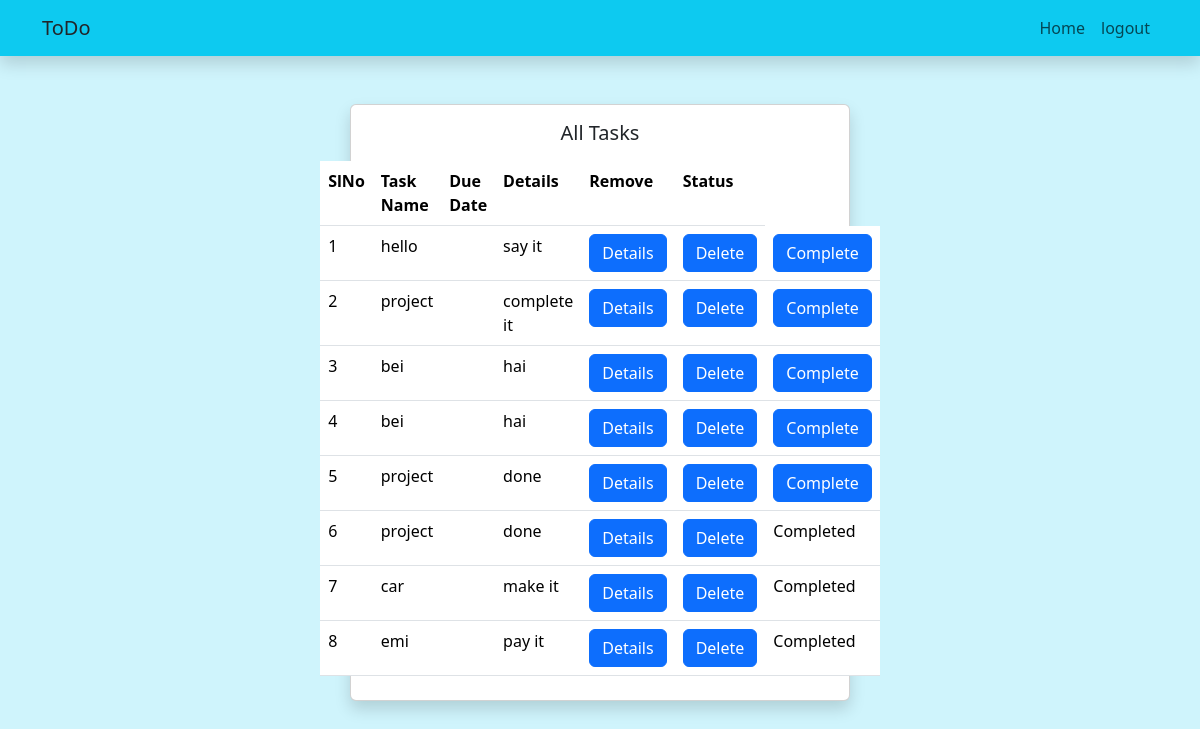
The page /task_manager/alltask/ (signed in) on the database as committed earlier.
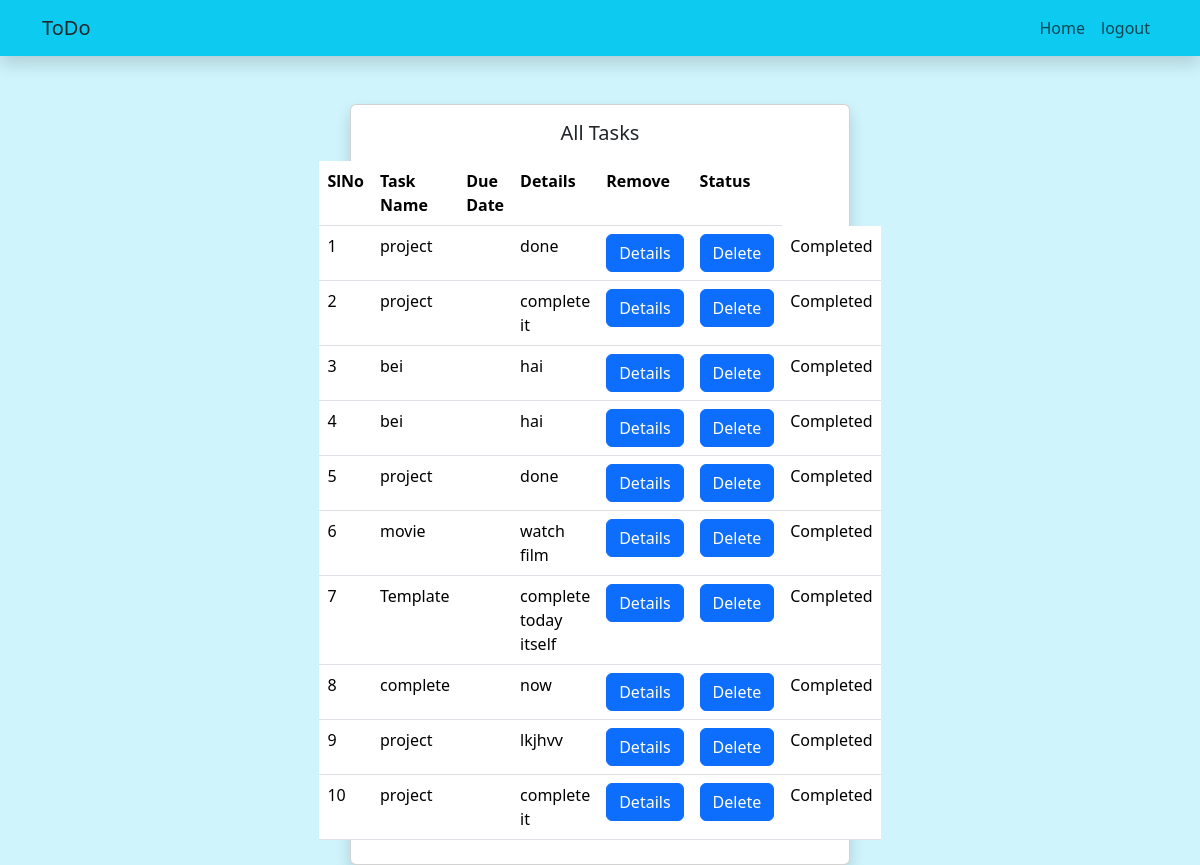
The same page on the database as committed later.
### task_manager/models.py (models this page shows, shortened)
class TaskModel(models.Model):
    task_name = models.CharField(max_length=100)
    task_description = models.TextField(max_length=200)
    created_date = models.DateTimeField(auto_now_add=True)
    due_date = models.DateTimeField()
    priority_level = [
        ("low","low"),
        ("medium","medium"),
        ("high","high")
    ]
    priority = models.CharField(max_length=10,choices=priority_level)
    point = models.IntegerField(default=0)
    status =models.BooleanField(default=False)
    user = models.ForeignKey(User,on_delete=models.CASCADE)

### task_manager/views.py (the view)
# urls.py: path('task_manager/alltask/',TaskReadView.as_view(),name="all_task"),
class TaskReadView(View):
    def get(self,request):
        data = TaskModel.objects.filter(user=request.user).order_by("status").values('id','task_name','task_description','status')
        return render(request,"alltask.html",{'data':data})

### task_manager/templates/alltask.html (shortened to what this page needs)
<!DOCTYPE html>
<html lang="en">
<head>
    <link href="https://cdn.jsdelivr.net/npm/bootstrap@5.3.3/dist/css/bootstrap.min.css" rel="stylesheet"
>
</head>
<body class="bg-info-subtle">
    <div>
        <nav class="navbar navbar-expand-lg bg-info bg-gradients shadow">
            <div class="container">
                <a href="" class="navbar-brand card-title">
                    ToDo
                </a>
                <div class="d-flex justify-content-start">
                    <ul class="navbar-nav">
                        <li class="nav-item">
                            <a href="http://127.0.0.1:8000/task_manager/welcome/" class="nav-link">Home</a>
                        </li>
                        <li class="nav-item">
                            <a href="http://127.0.0.1:8000/task_manager/logout/" class="nav-link">logout</a>
                        </li>
                    </ul>
                </div>
            </div>
        </nav>
    </div>
    <div class=" d-flex justify-content-center">
        <div class="card col-md-5 shadow bg-primary.bg-gradients mt-5">
            <h5 class="text-center mt-3">All Tasks</h5>
            <div class="d-flex justify-content-center mt-2 mb-2">
                <table class="table">
                    <tr>
                        <th>SlNo</th>
                        <th>Task Name</th>
                        <th>Due Date</th>
                        <th>Details</th>
                        <th>Remove</th>
                        <th>Status</th>
                    </tr>
                    {%for i in data%}
                    <tr>
                        <td>{{forloop.counter}}</td>
                        <td>{{i.task_name}}</td>
                        <td>{{i.due_date}}</td>
                        <td>{{i.task_description}}</td>
                        <td><a href="{%url 'details' i.id%}" class="btn btn-primary">Details</a></td>
                        <td><a href="{%url 'delete' i.id %}" class="btn btn-primary">Delete</a></td>
                        {%if i.status == False%}
                        <td><a href="{%url 'complete' i.id%}" class="btn btn-primary">Complete</a></td>
                        {%else%}
                        <td>Completed</td>
                        {%endif%}
                    </tr>
                    {%endfor%}
                </table>
            </div>
        </div>
    </div>
</body>
</html>

Rows that differ between the two databases and show on the page:
removed TaskModel: task_name "hello", task_description "say it", status "Complete"
removed TaskModel: task_name "car", task_description "make it", status "Completed"
removed TaskModel: task_name "emi", task_description "pay it", status "Completed"
shown differently, row unchanged: TaskModel (number 1 of 10 on the later page): moves up the list
changed TaskModel (number 2 of 10 on the later page): status "Complete" → "Completed"
changed TaskModel (number 3 of 10 on the later page): status "Complete" → "Completed"
changed TaskModel (number 4 of 10 on the later page): status "Complete" → "Completed"
changed TaskModel (number 5 of 10 on the later page): status "Complete" → "Completed"
added TaskModel: task_name "movie", task_description "watch film", status "Completed"
added TaskModel: task_name "Template", task_description "complete today itself", status "Completed"
added TaskModel: task_name "complete", task_description "now", status "Completed"
added TaskModel: task_name "project", task_description "lkjhvv", status "Completed"
added TaskModel: task_name "project", task_description "complete it", status "Completed"
